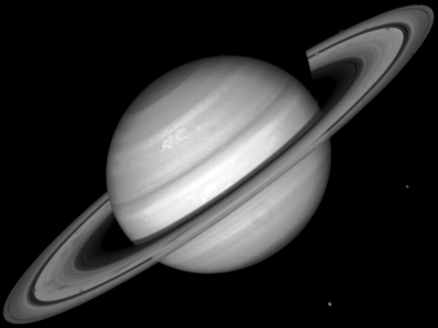
%> input picture Prácticas/Práctica 6/Entrega/saturno.tif, 438 x 328 px
$ octave Ejercicio_12h.m   (GNU Octave 9; MATLAB toolbox functions it lacks are replaced by stand-ins)
%> lines starting %> are read from the running program, lines starting %| are printed output that depends on the picture
[f1,f2] = freqspace(15, 'meshgrid');

H0 = zeros(15,15);
H0(12:15, 12:15) = 1;

H = fwind1(H0, hamming(15));

colormap(jet(64));
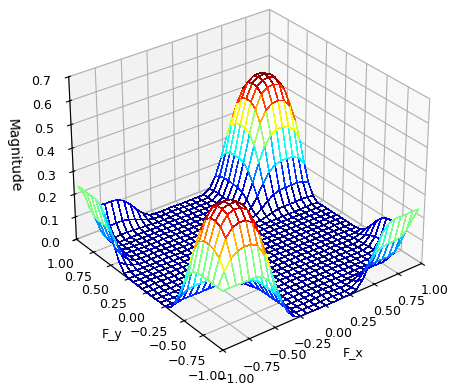
%> figure redrawn from the program's plot data
freqz2(H,[32 32]);

pause(3);               % Se usa para ver el cambio del histograma
mesh(f1, f2, abs(H));   % Cambio del histograma
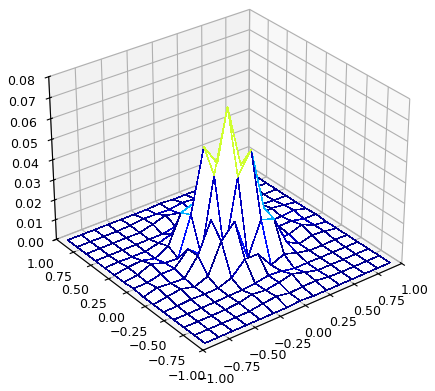
%> figure redrawn from the program's plot data
pause(3);               % Se usa para ver el cambio del histograma

h = ifft2(H(7:15, 7:15));

I = imread('saturno.tif');
%> I is the input picture: size 328x438 uint8; min 0, max 255, mean 50.5

B = filter2(real(h), I);
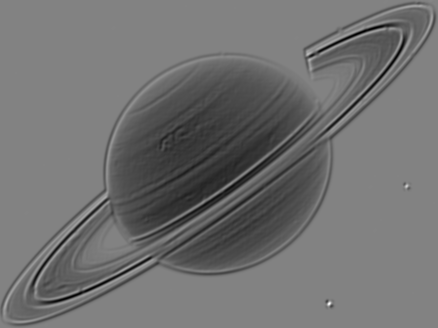
%> B: size 328x438 double; min -2.03, max 1.93, mean -0.27; drawn with min black and max white

figure, imshow(B, [min(min(B)) max(max(B))]);
